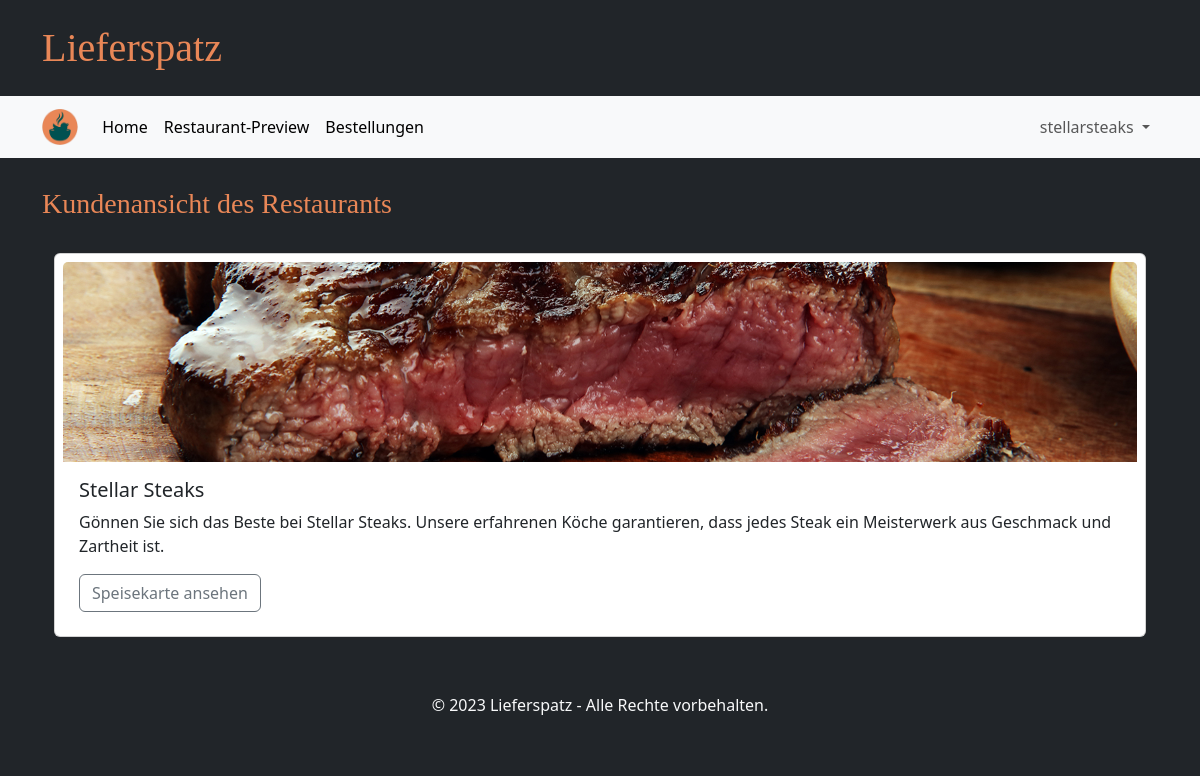
Screenshot of /restaurants/ (signed in) with the database file from the repository.
### tables this page shows
CREATE TABLE GeschaeftsAccount(
            Username TEXT PRIMARY KEY NOT NULL,
            Passwort TEXT NOT NULL,
            Restaurantname TEXT NOT NULL,
            Beschreibung TEST NOT NULL,
            Strasse TEXT NOT NULL,
            Hausnummer INTEGER NOT NULL,
            Plz INTEGER NOT NULL
        );

### main.py (the view)
@app.route("/restaurants/")
def restaurants_page():
    if "user" in session and not "business" in session:
        day_index = datetime.datetime.now().weekday()
        restaurants = database.get_restaurants_near_and_open(session["user"], WEEKDAYS[day_index])
        image_names = os.listdir(app.config['UPLOAD_FOLDER'])
        image_tuples = list(map(os.path.splitext, image_names))
        for restaurant in restaurants:
            restaurant["image_path"] = DEFAULT_IMAGE
            for index, value in enumerate(image_tuples):
                if restaurant["username"] == value[0]:
                    restaurant["image_path"] = 'business/' + value[0] + value[1]
                    image_tuples.pop(index)
                    break
        return render_template("restaurants.html", restaurants=restaurants)
    elif "user" in session and "business" in session:
            restaurant = database.get_restaurant(session["user"])
            image_name = os.listdir(app.config['UPLOAD_FOLDER'])
            image_tuple = list(map(os.path.splitext, image_name))
            restaurant["image_path"] = DEFAULT_IMAGE
            for index, value in enumerate(image_tuple):
                if restaurant["username"] == value[0]:
                    restaurant["image_path"] = 'business/' + value[0] + value[1]
                    image_tuple.pop(index)
                    break
            return render_template("restaurant_preview.html", restaurant=restaurant)
    else:
        return redirect(url_for("login_customer_page"))

### database.py (called while the page is built)
def getData(sql, params = ()):
    dbcon = sqlite3.connect("instance/db.db")
    cursor = dbcon.cursor()
    cursor.execute(sql, params)
    return cursor

def get_restaurant(username):
    request_pointer = getData("""SELECT Username, Restaurantname, Beschreibung, Strasse, Hausnummer, Plz
                              FROM GeschaeftsAccount
                              WHERE Username = ? """,(username,))
    result = request_pointer.fetchone()
    restaurant = {
            "username": result[0],
            "name": result[1],
            "description": result[2],
            "street": result[3],
            "housenumber": result[4],
            "postalcode": result[5]
        }
    return restaurant

### templates/restaurant_preview.html (shortened to what this page needs)
{% extends "base.html" %}
{% block heading %}Kundenansicht des Restaurants{% endblock %}
{% block content %}
      <div class="card mt-2 mb-4 p-2">
      <img src="{{ url_for('static', filename=restaurant['image_path']) }}" class="card-img-top restau-image" alt="...">
      <div class="card-body">
          <h5 class="card-title">{{ restaurant['name'] }}</h5>
          <p class="card-text">{{ restaurant['description'] }}</p>
          <a href="{{ url_for('menue_preview_page', username=restaurant['username']) }}" class="btn btn-outline-secondary">Speisekarte ansehen</a>
      </div>
      </div>
{% endblock %}

### templates/base.html (shortened to what this page needs)
<!DOCTYPE html>
<html lang="de">
<head>
    <link rel="stylesheet" href="/static/style.css">
    <link href="{{ url_for('static', filename='bootstrap/css/bootstrap.min.css') }}" rel="stylesheet">
</head>
<body class="bg-dark">
    <div class="container my-4">
        <h1 class="brandfont">Lieferspatz</h1>
    </div>
    <nav class="navbar navbar-expand bg-body-tertiary sticky-top border-bottom border-5 border-dark">
        <div class="container">
          <a class="navbar-brand" href="#">
            <img src="{{ url_for('static', filename='ls_logo.png') }}" alt="..." height="36" />
          </a>
          <div class="collapse navbar-collapse" id="navbarSupportedContent">
            <ul class="navbar-nav me-auto mb-2 mb-lg-0">
              <li class="nav-item">
                <a class="nav-link active" aria-current="page" href="{{ url_for('start_page') }}">Home</a>
              </li>
              <li class="nav-item">
                {% if "business" in session %}
                <a class="nav-link active" aria-current="page" href="{{ url_for('restaurants_page') }}">Restaurant-Preview</a>
                {% else %}
                <a class="nav-link active" aria-current="page" href="{{ url_for('restaurants_page') }}">Restaurants</a>
                {% endif %}
              </li>
              <li class="nav-item">
                <a class="nav-link active" id="view_orders" aria-current="page" href="{{ url_for('order_page') }}">Bestellungen</a>
              </li>
            </ul>
            <ul class="navbar-nav mb-2 mb-lg-0">
              {% if session['user'] %}
              <li class="nav-item dropdown">
                <a class="nav-link dropdown-toggle" href="#" role="button" data-bs-toggle="dropdown" aria-expanded="false">
                  {{ session['user'] }}
                </a>
              </li>
              {% endif %}
            </ul>
          </div>
        </div>
    </nav>
    <div class="container mt-4">
        <h3 class="brandfont2">{% block heading %}{% endblock %}</h3>
    </div>
    <div class="container text-light px-4 py-3 ">
        {% block content %}{% endblock %}
    </div>
    <footer class="bg-dark text-light text-center py-3">
        <p>&copy; 2023 Lieferspatz - Alle Rechte vorbehalten.</p>
    </footer>
</body>
</html>

### static/style.css (style rules this page uses)
.brandfont { font-family: brandFont; color: #e98757; }
.brandfont2 { font-family: brandFont2; color: #e98757; }
.restau-image { height: 200px; object-fit: cover; }
.text-center { text-align: center; }

### rows the page displays
GeschaeftsAccount: user "stellarsteaks", name "Stellar Steaks", description "Gönnen Sie sich das Beste bei Stellar Steaks. Unsere erfahrenen Köche garantieren, dass jedes Steak ein Meisterwerk aus Geschmack und Zartheit ist."
